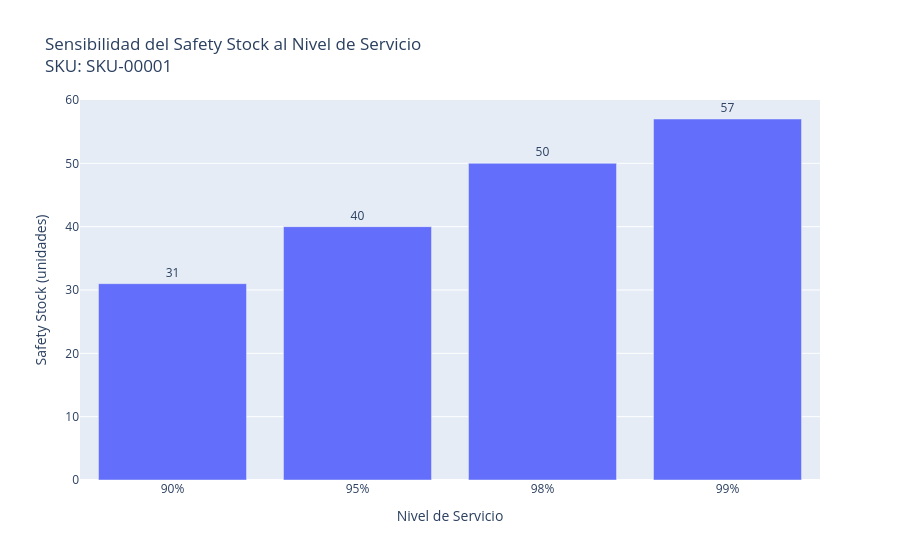

Notebook code for this chart:
### Markdown cell above
## 9️⃣ Sensibilidad del Nivel de Servicio

### 🎯 Caso de uso
- Evaluar impacto de cambiar el nivel de servicio (90%, 95%, 98%, 99%).

### Interpretación
- A mayor `service_level` → mayor `z_score` → mayor `safety_stock`.
- Trade-off: menos stockouts vs mayor capital invertido.

### Recomendación
- Productos críticos (Clase A): 98%–99%
- Clase B: 95%
- Clase C: 90%–92%

### Code cell
# Analizar diferentes niveles de servicio
service_levels = [0.90, 0.95, 0.98, 0.99]
sample_sku_data = demand_stats.iloc[0]

sensitivity_results = []
for sl in service_levels:
    z = stats.norm.ppf(sl)
    ss = z * sample_sku_data['std_demand'] * np.sqrt(LEAD_TIME_DAYS)
    sensitivity_results.append({
        'service_level': f"{sl*100:.0f}%",
        'z_score': z,
        'safety_stock': int(ss)
    })

df_sensitivity = pd.DataFrame(sensitivity_results)

fig = px.bar(
    df_sensitivity,
    x='service_level',
    y='safety_stock',
    title=f"Sensibilidad del Safety Stock al Nivel de Servicio<br>SKU: {sample_sku_data['sku']}",
    labels={'service_level': 'Nivel de Servicio', 'safety_stock': 'Safety Stock (unidades)'},
    text='safety_stock'
)
fig.update_traces(textposition='outside')
fig.show()

print("📊 Análisis de Sensibilidad:")
display(df_sensitivity)

### Figure 1 — Plotly figure (JSON) as saved in the notebook; plotly's stock layout.template omitted (floating-point values rounded to 4 significant figures)
{"data": [{"hovertemplate": "Nivel de Servicio=%{x}<br>Safety Stock (unidades)=%{text}<extra></extra>", "legendgroup": "", "marker": {"color": "#636efa", "pattern": {"shape": ""}}, "name": "", "orientation": "v", "showlegend": false, "text": [31.0, 40.0, 50.0, 57.0], "textposition": "outside", "type": "bar", "x": ["90%", "95%", "98%", "99%"], "xaxis": "x", "y": [31, 40, 50, 57], "yaxis": "y"}], "layout": {"barmode": "relative", "legend": {"tracegroupgap": 0}, "title": {"text": "Sensibilidad del Safety Stock al Nivel de Servicio<br>SKU: SKU-00001"}, "xaxis": {"anchor": "y", "domain": [0, 1], "title": {"text": "Nivel de Servicio"}}, "yaxis": {"anchor": "x", "domain": [0, 1], "title": {"text": "Safety Stock (unidades)"}}}}
